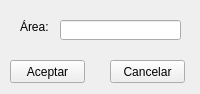
<?xml version="1.0" encoding="UTF-8"?>
<ui version="4.0">
 <class>Form</class>
 <widget class="QWidget" name="Form">
  <property name="geometry">
   <rect>
    <x>0</x>
    <y>0</y>
    <width>200</width>
    <height>94</height>
   </rect>
  </property>
  <property name="windowTitle">
   <string>Form</string>
  </property>
  <widget class="QLabel" name="areaLbl">
   <property name="geometry">
    <rect>
     <x>20</x>
     <y>20</y>
     <width>46</width>
     <height>13</height>
    </rect>
   </property>
   <property name="text">
    <string>Área:</string>
   </property>
  </widget>
  <widget class="QLineEdit" name="areaTxt">
   <property name="geometry">
    <rect>
     <x>60</x>
     <y>20</y>
     <width>121</width>
     <height>20</height>
    </rect>
   </property>
  </widget>
  <widget class="QPushButton" name="aceptarBtn">
   <property name="geometry">
    <rect>
     <x>10</x>
     <y>60</y>
     <width>75</width>
     <height>23</height>
    </rect>
   </property>
   <property name="text">
    <string>Aceptar</string>
   </property>
  </widget>
  <widget class="QPushButton" name="cancelarBtn">
   <property name="geometry">
    <rect>
     <x>110</x>
     <y>60</y>
     <width>75</width>
     <height>23</height>
    </rect>
   </property>
   <property name="text">
    <string>Cancelar</string>
   </property>
  </widget>
 </widget>
 <resources/>
 <connections>
  <connection>
   <sender>aceptarBtn</sender>
   <signal>clicked()</signal>
   <receiver>Form</receiver>
   <slot>agregarArea()</slot>
   <hints>
    <hint type="sourcelabel">
     <x>69</x>
     <y>72</y>
    </hint>
    <hint type="destinationlabel">
     <x>94</x>
     <y>52</y>
    </hint>
   </hints>
  </connection>
  <connection>
   <sender>cancelarBtn</sender>
   <signal>clicked()</signal>
   <receiver>Form</receiver>
   <slot>cancelar()</slot>
   <hints>
    <hint type="sourcelabel">
     <x>165</x>
     <y>72</y>
    </hint>
    <hint type="destinationlabel">
     <x>190</x>
     <y>72</y>
    </hint>
   </hints>
  </connection>
 </connections>
 <slots>
  <slot>slot1()</slot>
  <slot>agregarArea()</slot>
  <slot>cancelar()</slot>
 </slots>
</ui>
